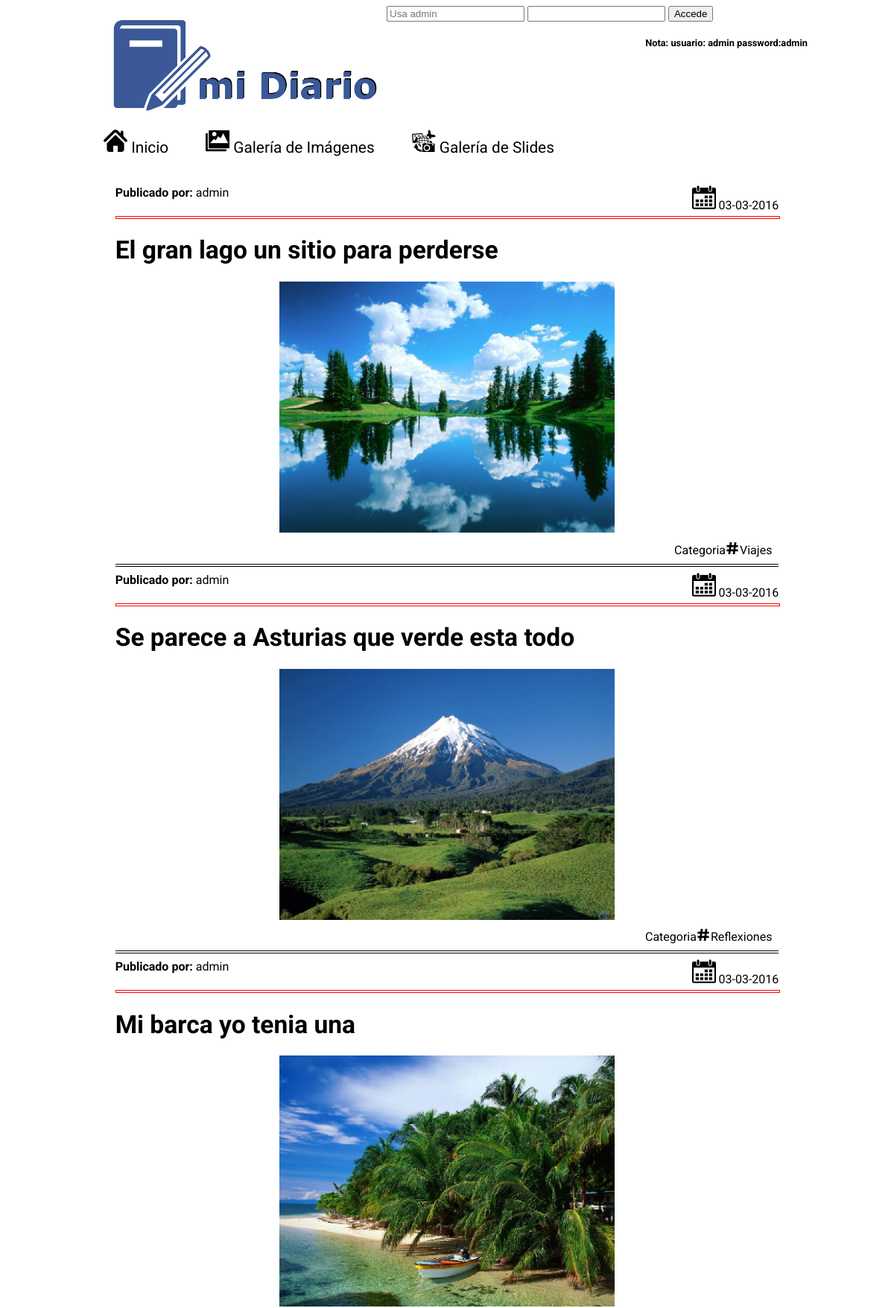
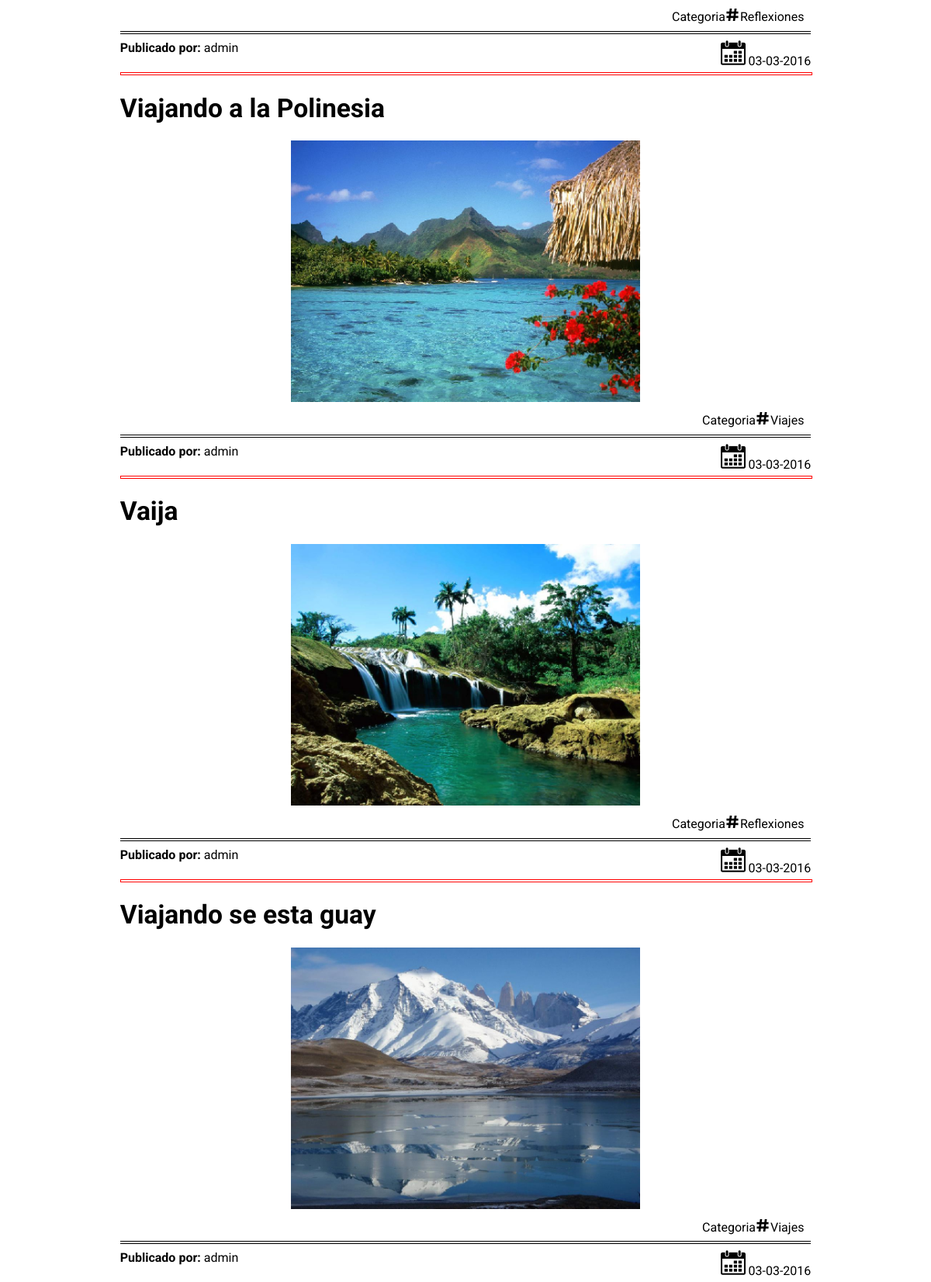
The page / (upper part) on the database its author committed (2 pictures, top to bottom).
### tables this page shows
CREATE TABLE IF NOT EXISTS `articulos` (
  `id` int(11) NOT NULL,
  `titular` varchar(80) NOT NULL,
  `fecha` datetime NOT NULL,
  `autor` varchar(20) NOT NULL,
  `copete` varchar(300) NOT NULL,
  `tema` varchar(50) NOT NULL,
  `cuerpo` mediumtext NOT NULL,
  `multimedia` varchar(100) NOT NULL
);

### postMultimedia.inc.php (the view, shortened to what this page needs)
<?php
	$directorioSlides ="./uploads/fotos/slides/";
	$multimedia =$registro['multimedia'];
	$estruturaLink = explode("/",$multimedia);
	$archivo = $estruturaLink[3];
?>
<div class="postMultimedia">
	<div class="lineaAutorPost">
		<span class="publicadoPor">Publicado por:</span>
		<span class="autor"><?=$registro['autor']?></span>
		<div class="calendarioFecha">
			<img src="./images/icon-calendar-32.png" alt="calendario" />
			<?php echo date("d-m-Y",strtotime($registro['fecha']));?>
		</div>
	</div>
	<div class="lineaSuperiorPost"><hr/></div>
	<div class="titularNormal"><h1><?=$registro['titular']?></h1></div>
	<div class="miniaturaPortada"><img src="./<?=$directorioSlides.$archivo?>" alt="<?=$archivo?>" width="450" height="337"/></div>
	<div class="categoria">Categoria<img src="./images/icon-hash-tag-16.png" alt="hash-tag" /><?=$registro['tema']?></div>
	<div class="lineaFinPost"><hr/></div>
</div>

### index.php (shortened to what this page needs)
<!DOCTYPE html>
<html lang="es">
	<head>
		<link rel="stylesheet" href="./css/estilos.css"/>
		<link rel="stylesheet" href="./css/loginMenu.css"/>
	</head>
	<body>
		<?php
			include_once ("mysql.inc.php");
		?>
	<div id="contenedor">
		<header id="ancla">
			<div id="logotipo"><a href="./index.php"><img src="./images/logotipo_web.png" alt="logotipo Mi Diario"/></a></div>
			<?php
				if (isset ($_SESSION['logeado']) && $_SESSION['logeado'] == true){
						include ("./menuAdmin.inc.php");
				}
				else{
						include ("menu.inc.php");
					}
			?>
		</header>
		<div id="menuWeb">
			<?php include_once ('menuDeLaWeb.inc.php');?>
		</div>
	<div id="contenedor-post">
		<?php
				if($c==null)
					echo "Fallo en la conexion";
				else{
					$nombredb="proyectofinal";
					mysqli_select_db($c,$nombredb);
					$sql="select * from articulos order by fecha DESC";
					$resultado=mysqli_query($c,$sql);
					if($resultado){
						$filas=mysqli_affected_rows($c);
						if($filas = 0 || $filas == null){
							echo "No hay articulos";
						}
						else{
							while($registro = mysqli_fetch_array($resultado)){
								?>
								<?php
								if($registro['cuerpo'] == "noexiste666"){
									?>
									<?php include ("postMultimedia.inc.php"); ?>
									<?php
								}
							}
						}
					}
					else{
							$error=mysqli_error($c);
							echo $error;
					}
				}
		?>
		</div>
	</div>
	</body>
</html>

### menu.inc.php (shortened to what this page needs)
<form id = "loginform" action="login.php" method="post">
  <input type="text" name="login" id="login" class="user" placeholder="Usa admin" />
  <input type="password" name="pass" id="pass" class="form-control" />
  <button type="submit" class="btn-login">Accede</button>
    <h5 id="notaAvisoLogin">Nota: usuario: admin password:admin</h5>
</form>

### menuDeLaWeb.inc.php
<div id="barraMenu">
<span id="homeMenu">
<a  href="./index.php">
	<img src="./images/icon-home-32.png" alt="Inicio Menu" />
	Inicio</a>
</span>
<span id="galeriaMenu">
		<a href="./galeriaFotos.php">
			<img  src="./images/icon-galeria-32.png" alt="Galeria Menu" />
			Galería de Imágenes</a>
</span>
<span id="multimediaMenu">
	<a href="./galeriaFotosSlide.php">
		<img src="./images/icon-multimedia-32.png" alt="Galeria Slides" />
	Galería de Slides</a>
	</span>
</div>

### css/estilos.css (style rules this page uses)
html { font-size: 16px; }
body { font-family: Roboto,Helvetica, Arial, sans-serif; }
h1, h2, h3, h4, h5, h6 { font-family: Roboto,Helvetica, Arial, sans-serif; }
h1 { font-size: 2.1rem; }
h5 { font-size: 0.8rem; }
#contenedor { width:968px; margin: 0 auto; }
#contenedor-post { margin:4%; }
#notaAvisoLogin { text-align:right; }
#menuWeb { clear:both; }
#barraMenu a { margin: 19px 23px; text-decoration: none; color:black; font-size:1.3rem; }
.lineaAutorPost { display:inline; }
.publicadoPor { font-weight: bold; margin:0; padding:0; }
.calendarioFecha { float:right; margin-bottom:5px; }
.lineaSuperiorPost hr { clear:both; border: 1px solid red; height: 2px; width: 100%; }
.titularNormal { display:inline-block; }
.lineaFinPost hr { clear:both; border: 0 ; border-top: 4px double black; width: 100%; }
.categoria { float:right; padding:1%; }
.categoria img { margin-left:1px; margin-right:2px; }
.postMultimedia .titularNormal { display:block; }
.miniaturaPortada { text-align:center; }
#logotipo { float:left; }

### rows shown on the page
articulos: autor "admin", fecha "03-03-2016", titular "El gran lago un sitio para perderse", multimedia (picture), tema "Viajes"
articulos: autor "admin", fecha "03-03-2016", titular "Se parece a Asturias que verde esta todo", multimedia (picture), tema "Reflexiones"
articulos: autor "admin", fecha "03-03-2016", titular "Mi barca yo tenia una", multimedia (picture), tema "Reflexiones"
articulos: autor "admin", fecha "03-03-2016", titular "Viajando a la Polinesia", multimedia (picture), tema "Viajes"
articulos: autor "admin", fecha "03-03-2016", titular "Vaija", multimedia (picture), tema "Reflexiones"
articulos: autor "admin", fecha "03-03-2016", titular "Viajando se esta guay", multimedia (picture), tema "Viajes"
articulos: autor "admin", fecha "03-03-2016"
